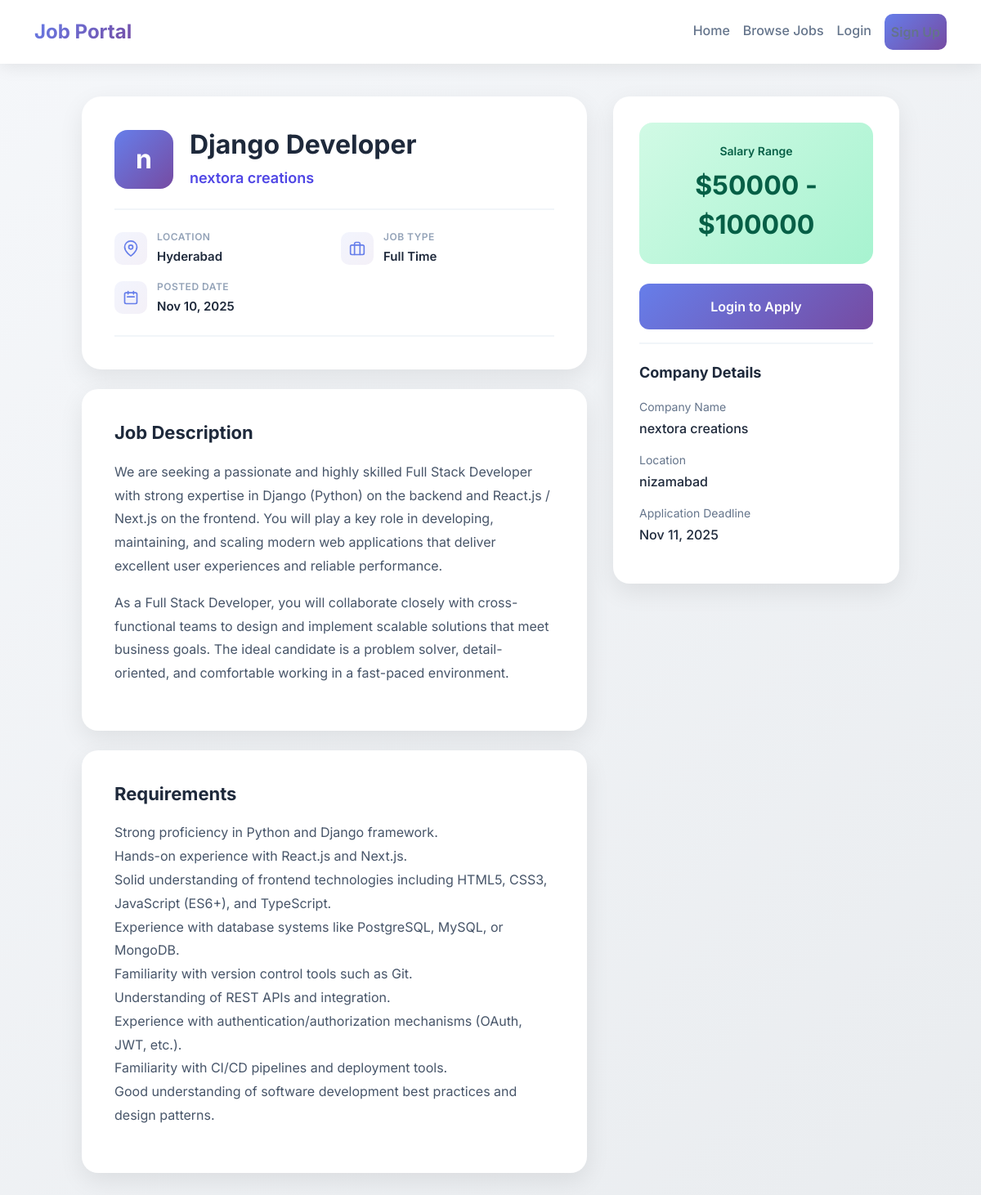
Page /jobs/1/ on the committed database.
### jobs/models.py (models this page shows, shortened)
class Job(models.Model):
    JOB_TYPE_CHOICES = (
        ('full_time', 'Full Time'),
        ('part_time', 'Part Time'),
        ('contract', 'Contract'),
        ('internship', 'Internship'),
    )
    employer = models.ForeignKey(Employer, on_delete=models.CASCADE, related_name='jobs')
    title = models.CharField(max_length=200)
    description = models.TextField()
    requirements = models.TextField()
    location = models.CharField(max_length=200)
    job_type = models.CharField(max_length=20, choices=JOB_TYPE_CHOICES)
    salary_min = models.DecimalField(max_digits=10, decimal_places=2, null=True, blank=True)
    salary_max = models.DecimalField(max_digits=10, decimal_places=2, null=True, blank=True)
    posted_date = models.DateTimeField(default=timezone.now)
    deadline = models.DateField(null=True, blank=True)
    is_active = models.BooleanField(default=True)
    class Meta:
        ordering = ['-posted_date']

### accounts/models.py (models this page shows, shortened)
class Employer(models.Model):
    user = models.OneToOneField(User, on_delete=models.CASCADE, related_name='employer_profile')
    company_name = models.CharField(max_length=200)
    company_description = models.TextField(blank=True)
    website = models.URLField(blank=True)
    location = models.CharField(max_length=200)
    phone = models.CharField(max_length=20)
    logo = models.ImageField(upload_to='company_logos/', blank=True, null=True)

### jobs/views.py (the view)
# urls.py: path('jobs/<int:job_id>/', views.job_detail, name='job_detail'),
def job_detail(request, job_id):
    job = get_object_or_404(Job, id=job_id)
    has_applied = False
    if request.user.is_authenticated and request.user.user_type == 'jobseeker':
        has_applied = Application.objects.filter(
            job=job,
            jobseeker=request.user.jobseeker_profile
        ).exists()
    return render(request, 'jobs/job_detail.html', {'job': job, 'has_applied': has_applied})

### templates/jobs/job_detail.html (shortened to what this page needs)
{% extends 'base.html' %}
{% block content %}
<div class="job-detail-container">
    <div class="job-main">
        <div class="job-header-card">
            <div class="company-header">
                <div class="company-logo">
                    {{ job.employer.company_name.0 }}
                </div>
                <div class="company-info">
                    <h1>{{ job.title }}</h1>
                    <div class="company-name">{{ job.employer.company_name }}</div>
                </div>
            </div>
            <div class="job-meta-list">
                <div class="meta-item">
                    <div class="meta-icon">
                    </div>
                    <div class="meta-content">
                        <div class="meta-label">Location</div>
                        <div class="meta-value">{{ job.location }}</div>
                    </div>
                </div>
                <div class="meta-item">
                    <div class="meta-icon">
                    </div>
                    <div class="meta-content">
                        <div class="meta-label">Job Type</div>
                        <div class="meta-value">{{ job.get_job_type_display }}</div>
                    </div>
                </div>
                <div class="meta-item">
                    <div class="meta-icon">
                    </div>
                    <div class="meta-content">
                        <div class="meta-label">Posted Date</div>
                        <div class="meta-value">{{ job.posted_date|date:"M d, Y" }}</div>
                    </div>
                </div>
            </div>
        </div>
        <div class="content-card">
            <h2 class="section-title">Job Description</h2>
            <div class="content-text">
                {{ job.description|linebreaks }}
            </div>
        </div>
        <div class="content-card">
            <h2 class="section-title">Requirements</h2>
            <div class="content-text">
                {{ job.requirements|linebreaks }}
            </div>
        </div>
    </div>
    <div class="job-sidebar">
        <div class="sidebar-card">
            {% if job.salary_min %}
            <div class="salary-display">
                <div class="salary-label">Salary Range</div>
                <div class="salary-amount">${{ job.salary_min|floatformat:0 }} - ${{ job.salary_max|floatformat:0 }}</div>
            </div>
            {% endif %}
            {% if user.is_authenticated and user.user_type == 'jobseeker' %}
                {% if has_applied %}
                    <button class="btn-apply disabled" disabled>Already Applied ✓</button>
                {% else %}
                    <a href="{% url 'apply_job' job.id %}" class="btn-apply">Apply for this Job</a>
                {% endif %}
            {% elif user.is_authenticated and user.user_type == 'employer' %}
                <button class="btn-apply disabled" disabled>Employer Account</button>
            {% else %}
                <a href="{% url 'jobseeker_login' %}" class="btn-apply">Login to Apply</a>
            {% endif %}
            <div class="company-details">
                <h3 class="section-title" style="font-size: 1.125rem;">Company Details</h3>
                <div class="detail-item">
                    <div class="detail-label">Company Name</div>
                    <div class="detail-value">{{ job.employer.company_name }}</div>
                </div>
                <div class="detail-item">
                    <div class="detail-label">Location</div>
                    <div class="detail-value">{{ job.employer.location }}</div>
                </div>
                {% if job.deadline %}
                <div class="detail-item">
                    <div class="detail-label">Application Deadline</div>
                    <div class="detail-value">{{ job.deadline|date:"M d, Y" }}</div>
                </div>
                {% endif %}
            </div>
        </div>
    </div>
</div>
{% endblock %}

### templates/base.html (style rules this page uses)
:root { --primary: #4f46e5; --primary-dark: #4338ca; --bg-gradient: linear-gradient(135deg, #667eea 0%, #764ba2 100%); --card-shadow: 0 20px 60px rgba(79, 70, 229, 0.15); }
* { margin: 0; padding: 0; box-sizing: border-box; }
body { font-family: 'Inter', sans-serif; background: linear-gradient(135deg, #f5f7fa 0%, #e9ecef 100%); min-height: 100vh; }

### templates/jobs/job_detail.html (style rules this page uses)
.job-detail-container { max-width: 1000px; margin: 40px auto; display: grid; grid-template-columns: 1fr 350px; gap: 32px; }
.job-main { animation: fadeInLeft 0.8s ease; }
.job-sidebar { animation: fadeInRight 0.8s ease; }
.job-header-card { background: white; border-radius: 24px; padding: 40px; box-shadow: 0 10px 30px rgba(0, 0, 0, 0.08); margin-bottom: 24px; }
.company-header { display: flex; align-items: center; gap: 20px; margin-bottom: 24px; }
.company-logo { width: 72px; height: 72px; border-radius: 16px; background: var(--bg-gradient); display: flex; align-items: center; justify-content: center; font-size: 2rem; color: white; font-weight: 700; }
.company-info h1 { font-size: 2rem; font-weight: 700; color: #1e293b; margin-bottom: 8px; }
.company-name { color: var(--primary); font-weight: 600; font-size: 1.125rem; }
.job-meta-list { display: grid; grid-template-columns: repeat(auto-fit, minmax(200px, 1fr)); gap: 16px; padding: 24px 0; border-top: 2px solid #f1f5f9; border-bottom: 2px solid #f1f5f9; }
.meta-item { display: flex; align-items: center; gap: 12px; }
.meta-icon { width: 40px; height: 40px; border-radius: 10px; background: linear-gradient(135deg, #667eea15 0%, #764ba215 100%); display: flex; align-items: center; justify-content: center; flex-shrink: 0; }
.meta-content { flex: 1; }
.meta-label { font-size: 0.75rem; color: #94a3b8; text-transform: uppercase; letter-spacing: 0.5px; font-weight: 600; margin-bottom: 4px; }
.meta-value { font-size: 0.9375rem; color: #1e293b; font-weight: 600; }
.content-card { background: white; border-radius: 20px; padding: 40px; box-shadow: 0 10px 30px rgba(0, 0, 0, 0.08); margin-bottom: 24px; }
.section-title { font-size: 1.375rem; font-weight: 700; color: #1e293b; margin-bottom: 20px; }
.content-text { color: #475569; line-height: 1.8; font-size: 1rem; }
.content-text p { margin-bottom: 16px; }
.sidebar-card { background: white; border-radius: 20px; padding: 32px; box-shadow: 0 10px 30px rgba(0, 0, 0, 0.08); position: sticky; top: 20px; }
.salary-display { text-align: center; padding: 24px; background: linear-gradient(135deg, #d1fae5 0%, #a7f3d0 100%); border-radius: 16px; margin-bottom: 24px; }
.salary-label { font-size: 0.875rem; color: #065f46; font-weight: 600; margin-bottom: 8px; }
.salary-amount { font-size: 2rem; font-weight: 700; color: #065f46; }
.btn-apply { width: 100%; padding: 16px; font-size: 1rem; font-weight: 600; color: white; background: var(--bg-gradient); border: none; border-radius: 12px; cursor: pointer; transition: all 0.3s ease; text-decoration: none; display: block; text-align: center; margin-bottom: 16px; }
.company-details { padding-top: 24px; border-top: 2px solid #f1f5f9; }
.detail-item { margin-bottom: 16px; }
.detail-label { font-size: 0.875rem; color: #64748b; margin-bottom: 4px; }
.detail-value { font-size: 1rem; color: #1e293b; font-weight: 500; }

### rows in the picture
Job: employer.company_name.0 "n", title "Django Developer", employer.company_name "nextora creations", location "Hyderabad", job_type "Full Time", posted_date "Nov 10, 2025", description "We are seeking a passionate and highly skilled Full Stack Developer with strong expertise in Django (Python) on the backend and React.js / Next.js on the frontend. You will play a key role in developing, maintaining, and scaling modern web applications that deliver excellent user experiences and reliable performance. As a Full Stack Developer, you will collaborate closely with cross-functional teams to design and implement scalable solutions that meet business goals. The ideal candidate is a problem solver, detail-oriented, and comfortable working in a fast-paced environment.", requirements "Strong proficiency in Python and Django framework. Hands-on experience with React.js and Next.js. Solid understanding of frontend technologies including HTML5, CSS3, JavaScript (ES6+), and TypeScript. Experience with database systems like PostgreSQL, MySQL, or MongoDB. Familiarity with version control tools such as Git. Understanding of REST APIs and integration. Experience with authentication/authorization mechanisms (OAuth, JWT, etc.). Familiarity with CI/CD pipelines and deployment tools. Good understanding of software development best practices and design patterns.", salary_min "50000", salary_max "100000", employer.location "nizamabad", deadline "Nov 11, 2025"
